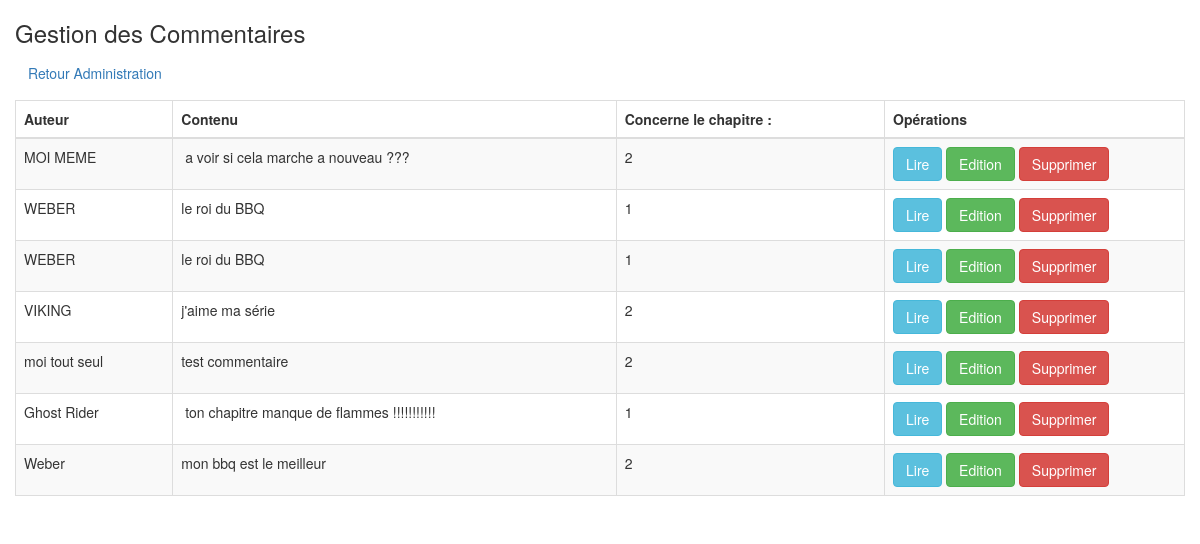
Screenshot of /Admin/commentaire/index.php with the database file from the repository.
### tables this page shows
CREATE TABLE `commentaire` (
  `idcom` int(11) NOT NULL,
  `horodatage` datetime DEFAULT NULL,
  `auteur` varchar(100) NOT NULL,
  `contenu` varchar(200) NOT NULL,
  `idchap` int(11) NOT NULL
);

### Admin/commentaire/index.php (the view, shortened to what this page needs)
<!DOCTYPE html>
<html lang="fr">
<head>
    <link   href="../../style/css/bootstrap.min.css" rel="stylesheet">
</head>
<body>
    <div class="container">
      <div class="row">
        <h3>Gestion des Commentaires</h3>
      </div>
      <div class="row">
        <p>
          <a href="../origin.php" class="btn btn-secondary">Retour Administration</a>
        </p>
        <table class="table table-striped table-bordered">
          <thead>
            <tr>
              <th>Auteur</th>
              <th>Contenu</th>
              <th>Concerne le chapitre : </th>
              <th>Opérations</th>
            </tr>
          </thead>
          <tbody>
            <?php
            $pdo = Database::connect();
            $sql = 'SELECT * FROM commentaire ORDER BY idcom DESC';
            foreach ($pdo->query($sql) as $row) {
              echo '<tr>';
              echo '<td>'. $row['auteur'] . '</td>';
              echo '<td>'. $row['contenu'] . '</td>';
              echo '<td>'. $row['idchap'] . '</td>';
              echo '<td width=300>';
              echo '<a class="btn btn-info" href="read.php?idcom='.$row['idcom'].'">Lire</a>';
              echo '<a class="btn btn-success" href="update.php?idcom='.$row['idcom'].'">Edition</a>';
              echo '<a class="btn btn-danger" href="delete.php?idcom='.$row['idcom'].'">Supprimer</a>';
              echo '</td>';
              echo '</tr>';
              }
              ?>
            </tbody>
        </table>
      </div>
    </div>
  </body>
</html>

### rows the page displays
commentaire: auteur "MOI MEME", contenu "a voir si cela marche a nouveau ???", idchap "2"
commentaire: auteur "WEBER", contenu "le roi du BBQ", idchap "1"
commentaire: auteur "WEBER", contenu "le roi du BBQ", idchap "1"
commentaire: auteur "VIKING", contenu "j'aime ma série", idchap "2"
commentaire: auteur "moi tout seul", contenu "test commentaire", idchap "2"
commentaire: auteur "Ghost Rider", contenu "ton chapitre manque de flammes !!!!!!!!!!!", idchap "1"
commentaire: auteur "Weber", contenu "mon bbq est le meilleur", idchap "2"
